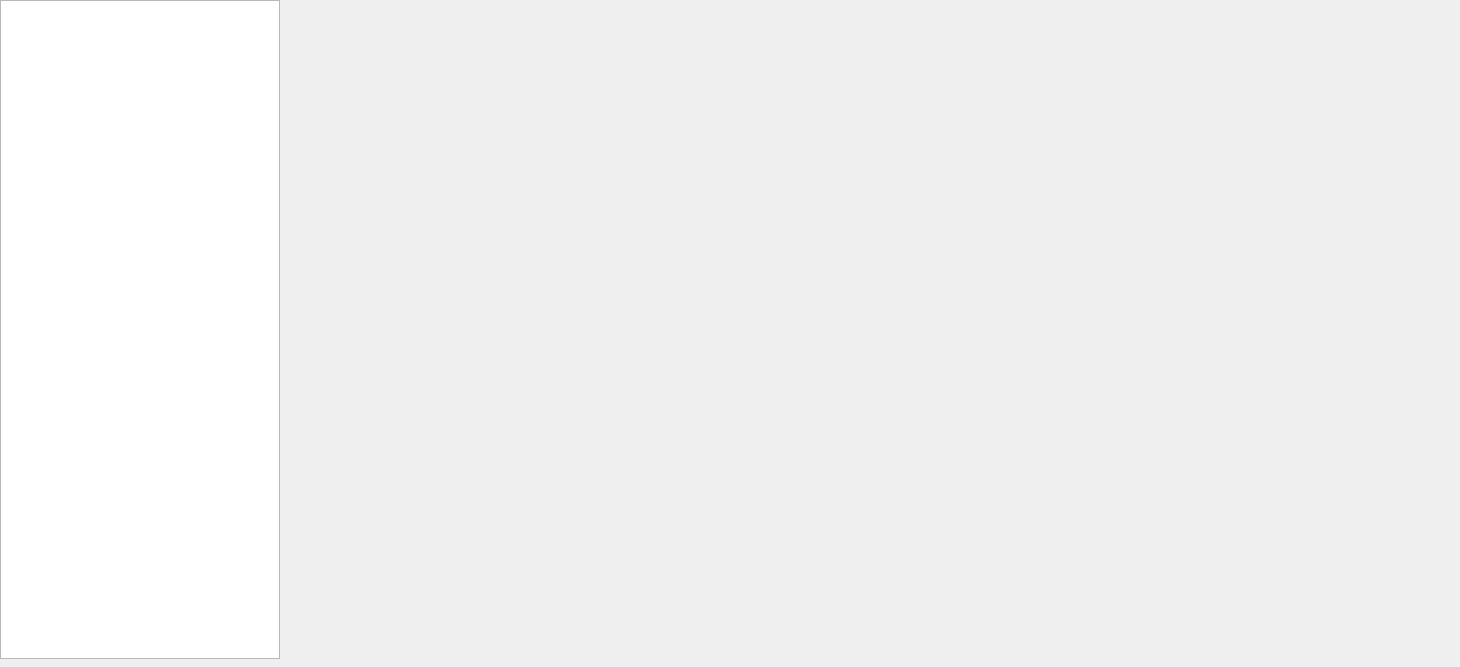
<?xml version="1.0" encoding="UTF-8"?>
<ui version="4.0">
 <class>ImNodeDebugWgt</class>
 <widget class="QWidget" name="ImNodeDebugWgt">
  <property name="geometry">
   <rect>
    <x>0</x>
    <y>0</y>
    <width>1460</width>
    <height>667</height>
   </rect>
  </property>
  <property name="acceptDrops">
   <bool>false</bool>
  </property>
  <property name="windowTitle">
   <string notr="true">ImNodeDebugWgt</string>
  </property>
  <widget class="QTableWidget" name="ModuleLstTbl">
   <property name="geometry">
    <rect>
     <x>0</x>
     <y>0</y>
     <width>280</width>
     <height>659</height>
    </rect>
   </property>
   <property name="showGrid">
    <bool>false</bool>
   </property>
   <attribute name="verticalHeaderDefaultSectionSize">
    <number>46</number>
   </attribute>
  </widget>
  <widget class="QStackedWidget" name="stackedWidget_center">
   <property name="geometry">
    <rect>
     <x>283</x>
     <y>0</y>
     <width>1176</width>
     <height>659</height>
    </rect>
   </property>
   <property name="styleSheet">
    <string notr="true"/>
   </property>
  </widget>
  <widget class="QFrame" name="line_h">
   <property name="geometry">
    <rect>
     <x>0</x>
     <y>0</y>
     <width>280</width>
     <height>1</height>
    </rect>
   </property>
   <property name="frameShape">
    <enum>QFrame::StyledPanel</enum>
   </property>
   <property name="frameShadow">
    <enum>QFrame::Raised</enum>
   </property>
   <property name="lines" stdset="0">
    <string>solid</string>
   </property>
  </widget>
  <widget class="QFrame" name="line_h_2">
   <property name="geometry">
    <rect>
     <x>0</x>
     <y>658</y>
     <width>280</width>
     <height>1</height>
    </rect>
   </property>
   <property name="frameShape">
    <enum>QFrame::StyledPanel</enum>
   </property>
   <property name="frameShadow">
    <enum>QFrame::Raised</enum>
   </property>
   <property name="lines" stdset="0">
    <string>solid</string>
   </property>
  </widget>
  <widget class="QFrame" name="line_v_1">
   <property name="geometry">
    <rect>
     <x>0</x>
     <y>0</y>
     <width>1</width>
     <height>659</height>
    </rect>
   </property>
   <property name="frameShape">
    <enum>QFrame::StyledPanel</enum>
   </property>
   <property name="frameShadow">
    <enum>QFrame::Raised</enum>
   </property>
   <property name="lines" stdset="0">
    <string>solid</string>
   </property>
  </widget>
  <widget class="QFrame" name="line_v_2">
   <property name="geometry">
    <rect>
     <x>279</x>
     <y>0</y>
     <width>1</width>
     <height>659</height>
    </rect>
   </property>
   <property name="frameShape">
    <enum>QFrame::StyledPanel</enum>
   </property>
   <property name="frameShadow">
    <enum>QFrame::Raised</enum>
   </property>
   <property name="lines" stdset="0">
    <string>solid</string>
   </property>
  </widget>
 </widget>
 <resources/>
 <connections/>
</ui>
